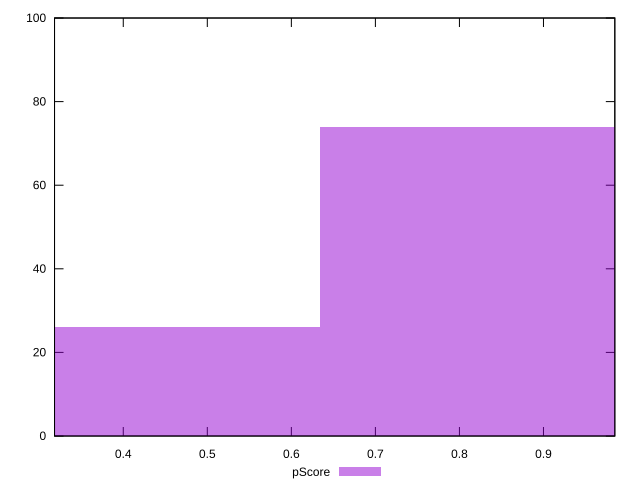

gnuplot code for this plot:
reset

$pScore <<EOF
0.8449973076045931 74
0.42249865380229656 26
EOF

set key outside below
set boxwidth 0.42249865380229656
set xrange [0.3182196891141855:0.9848929106581927]
set yrange [0:100]
set trange [0:100]
set style fill transparent solid 0.5 noborder
set terminal svg size 640, 490 enhanced background rgb 'white'
set output "report_00015_2021-02-09T16-11-33.973Z/mainthread-work-breakdown/samples/pages+cached+noadtech+nomedia/pScore/histogram.svg"

plot $pScore title "pScore" with boxes

reset
